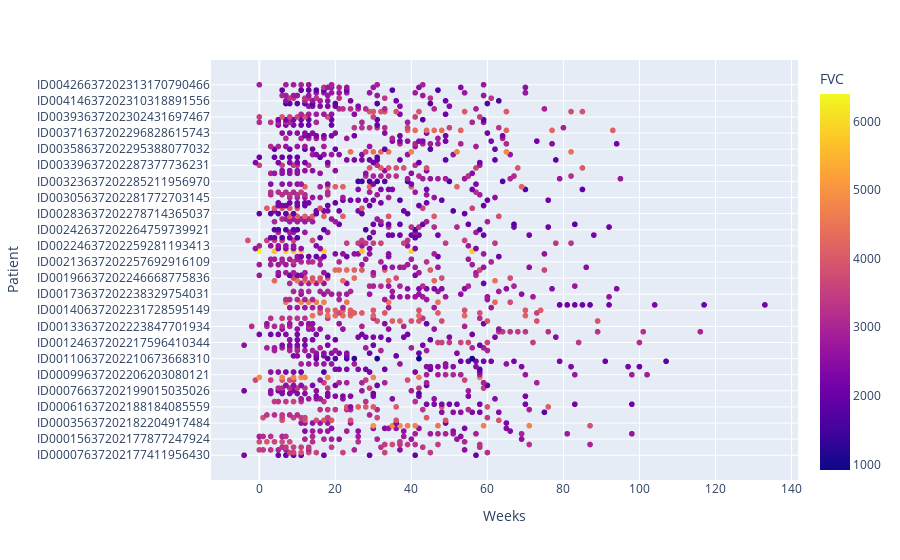

This figure's notebook cell:
### Markdown cell above
#### Checking out the progress of each patients throughout the weeks
- Looks like most of the checkups are done between 0-60 weeks for male patients
- For female patients it is between 0-40 weeks

### Code cell
px.scatter(male,x ='Weeks',y = 'Patient',color = 'FVC')

### Figure 1 — Plotly figure (JSON) as saved in the notebook; plotly's stock layout.template omitted (floating-point values rounded to 4 significant figures; data arrays with more than 128 entries replaced by an {"elided": "..."} marker saying what was removed)
{"data": [{"hovertemplate": "Weeks=%{x}<br>Patient=%{y}<br>FVC=%{marker.color}<extra></extra>", "legendgroup": "", "marker": {"color": {"elided": "1224 int values"}, "coloraxis": "coloraxis", "symbol": "circle"}, "mode": "markers", "name": "", "showlegend": false, "type": "scattergl", "x": {"elided": "1224 int values"}, "xaxis": "x", "y": {"elided": "1224 str values"}, "yaxis": "y"}], "layout": {"coloraxis": {"colorbar": {"title": {"text": "FVC"}}, "colorscale": [[0, "#0d0887"], [0.1111, "#46039f"], [0.2222, "#7201a8"], [0.3333, "#9c179e"], [0.4444, "#bd3786"], [0.5556, "#d8576b"], [0.6667, "#ed7953"], [0.7778, "#fb9f3a"], [0.8889, "#fdca26"], [1, "#f0f921"]]}, "legend": {"tracegroupgap": 0}, "margin": {"t": 60}, "xaxis": {"anchor": "y", "domain": [0, 1], "title": {"text": "Weeks"}}, "yaxis": {"anchor": "x", "domain": [0, 1], "title": {"text": "Patient"}}}}
